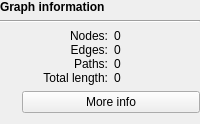
         <widget class="QWidget" name="graphDetailsWidget" native="true">
          <property name="enabled">
           <bool>true</bool>
          </property>
          <layout class="QGridLayout" name="gridLayout_6">
           <property name="leftMargin">
            <number>0</number>
           </property>
           <property name="topMargin">
            <number>0</number>
           </property>
           <property name="rightMargin">
            <number>0</number>
           </property>
           <item row="2" column="1">
            <widget class="QWidget" name="widget_14" native="true">
             <layout class="QGridLayout" name="gridLayout_4">
              <property name="leftMargin">
               <number>0</number>
              </property>
              <property name="topMargin">
               <number>0</number>
              </property>
              <property name="rightMargin">
               <number>0</number>
              </property>
              <property name="bottomMargin">
               <number>0</number>
              </property>
              <property name="verticalSpacing">
               <number>0</number>
              </property>
              <item row="1" column="0">
               <widget class="QLabel" name="label_6">
                <property name="text">
                 <string>Edges:</string>
                </property>
                <property name="alignment">
                 <set>Qt::AlignRight|Qt::AlignTrailing|Qt::AlignVCenter</set>
                </property>
               </widget>
              </item>
              <item row="1" column="1">
               <widget class="QLabel" name="edgeCountLabel">
                <property name="text">
                 <string>0</string>
                </property>
               </widget>
              </item>
              <item row="2" column="0">
               <widget class="QLabel" name="label_6p">
                <property name="text">
                 <string>Paths:</string>
                </property>
                <property name="alignment">
                 <set>Qt::AlignRight|Qt::AlignTrailing|Qt::AlignVCenter</set>
                </property>
               </widget>
              </item>
              <item row="2" column="1">
               <widget class="QLabel" name="pathCountLabel">
                <property name="text">
                 <string>0</string>
                </property>
               </widget>
              </item>
              <item row="3" column="0">
               <widget class="QLabel" name="label_8">
                <property name="text">
                 <string>Total length:</string>
                </property>
                <property name="alignment">
                 <set>Qt::AlignRight|Qt::AlignTrailing|Qt::AlignVCenter</set>
                </property>
               </widget>
              </item>
              <item row="3" column="1">
               <widget class="QLabel" name="totalLengthLabel">
                <property name="text">
                 <string>0</string>
                </property>
               </widget>
              </item>
              <item row="0" column="1">
               <widget class="QLabel" name="nodeCountLabel">
                <property name="text">
                 <string>0</string>
                </property>
               </widget>
              </item>
              <item row="0" column="0">
               <widget class="QLabel" name="label_2">
                <property name="text">
                 <string>Nodes:</string>
                </property>
                <property name="alignment">
                 <set>Qt::AlignRight|Qt::AlignTrailing|Qt::AlignVCenter</set>
                </property>
               </widget>
              </item>
             </layout>
            </widget>
           </item>
           <item row="1" column="0" colspan="2">
            <widget class="Line" name="line_2">
             <property name="orientation">
              <enum>Qt::Horizontal</enum>
             </property>
            </widget>
           </item>
           <item row="2" column="0">
            <widget class="InfoTextWidget" name="graphInformationInfoText" native="true">
             <property name="sizePolicy">
              <sizepolicy hsizetype="Fixed" vsizetype="Fixed">
               <horstretch>0</horstretch>
               <verstretch>0</verstretch>
              </sizepolicy>
             </property>
             <property name="minimumSize">
              <size>
               <width>16</width>
               <height>16</height>
              </size>
             </property>
            </widget>
           </item>
           <item row="0" column="0" colspan="2">
            <widget class="QLabel" name="label_7">
             <property name="font">
              <font>
               <bold>true</bold>
              </font>
             </property>
             <property name="text">
              <string>Graph information</string>
             </property>
            </widget>
           </item>
           <item row="4" column="1">
            <widget class="QPushButton" name="moreInfoButton">
             <property name="focusPolicy">
              <enum>Qt::StrongFocus</enum>
             </property>
             <property name="text">
              <string>More info</string>
             </property>
            </widget>
           </item>
          </layout>
         </widget>
